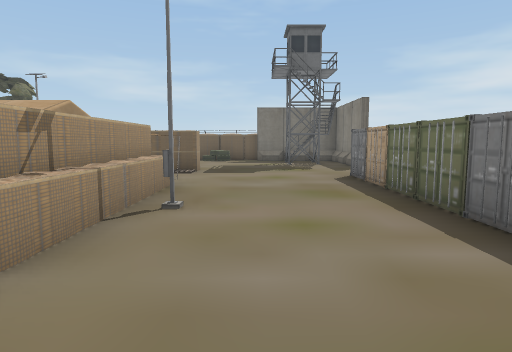
View 1 (above)

22 first-person views from a walk through a scene from a Unity 3-D project. The camera is 1.5 m above the floor, tilts 6° down and sees 75° across. Doors are open. The floor is counted in squares, 2 m on a side. Each view is taken from the middle of a square. On the plan, view 1 faces up. The plan holds only what a view shows up to about 11 squares ahead; the rest is blank. The place goes on beyond the plan.

View 2
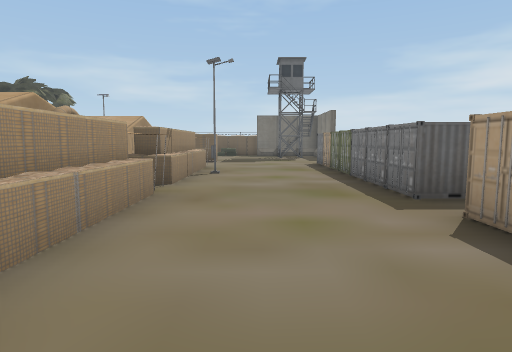

View 3
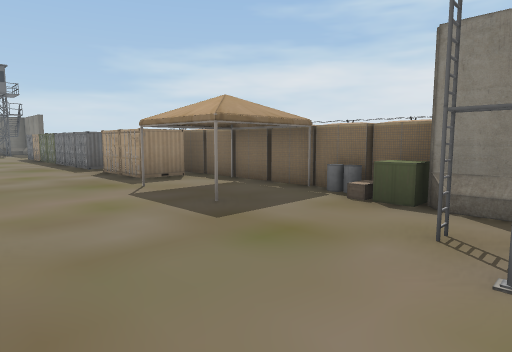

View 4
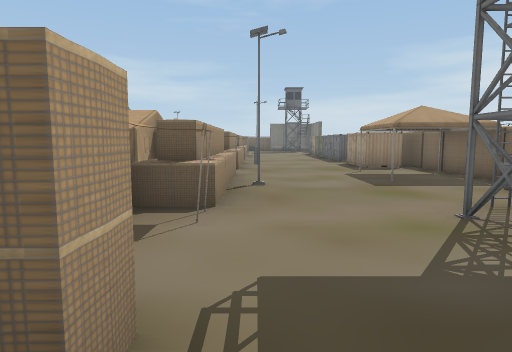

View 5
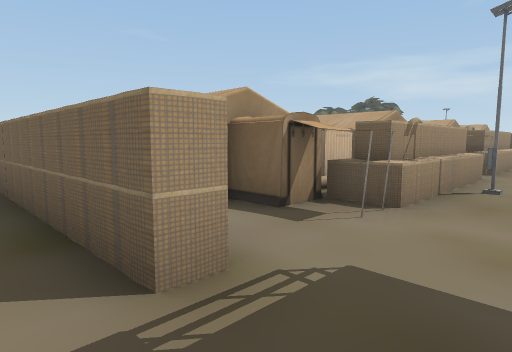

View 6
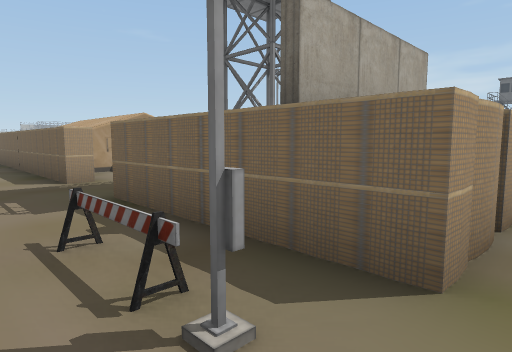

View 7
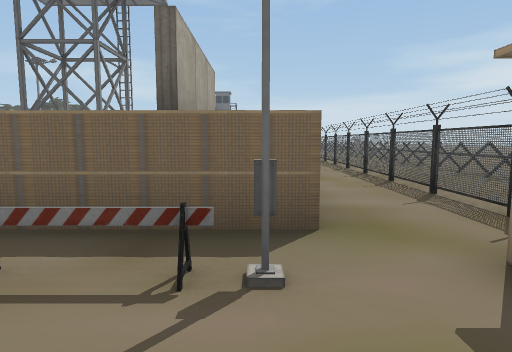

View 8
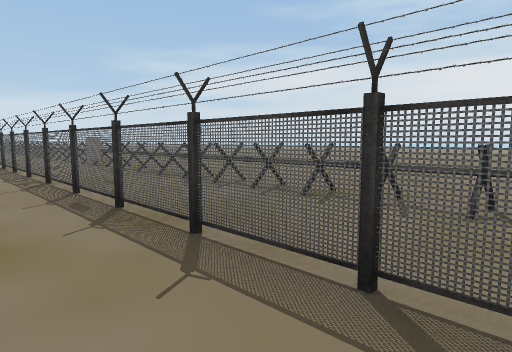

View 9
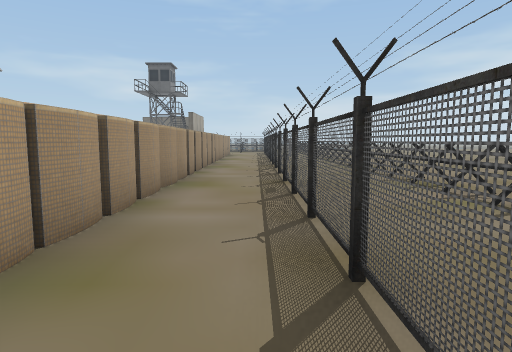

View 10
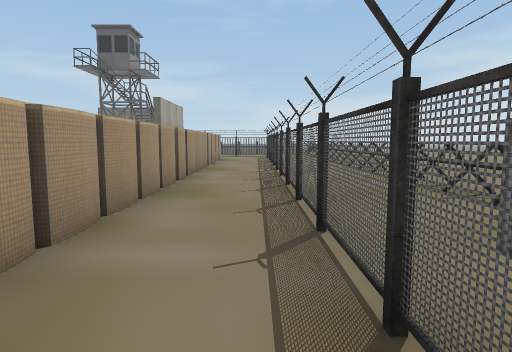

View 11
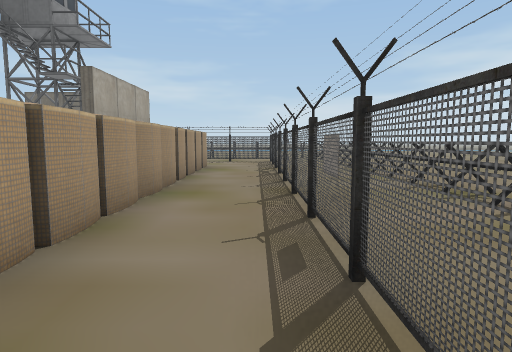

View 12
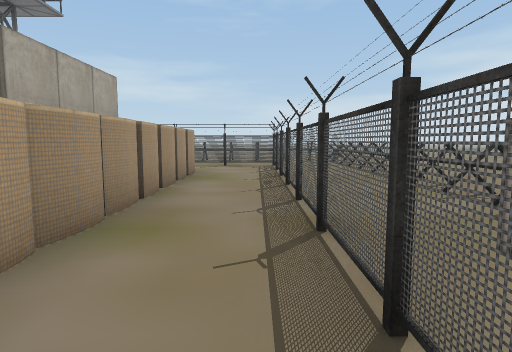

View 13
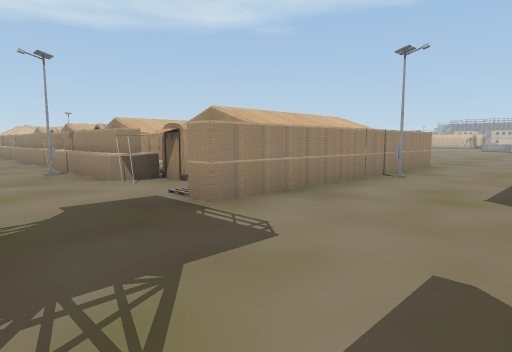

View 14
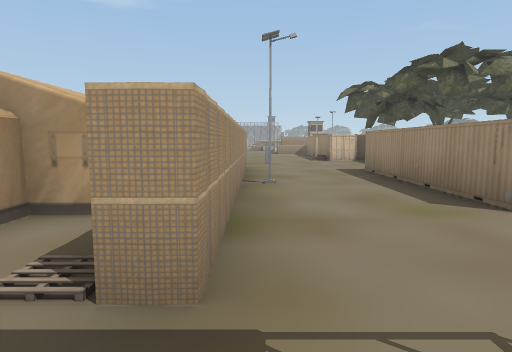

View 15
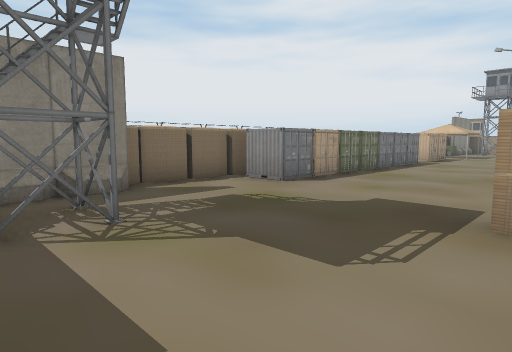

View 16
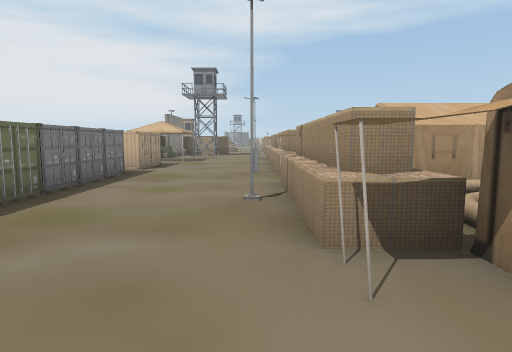

View 17
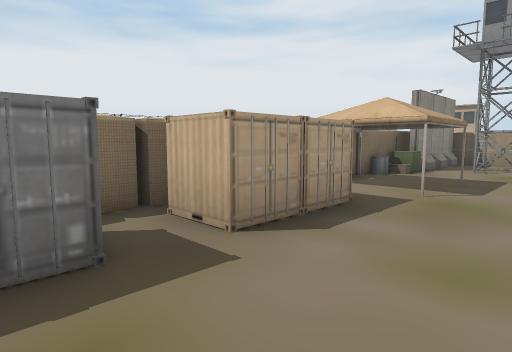

View 18
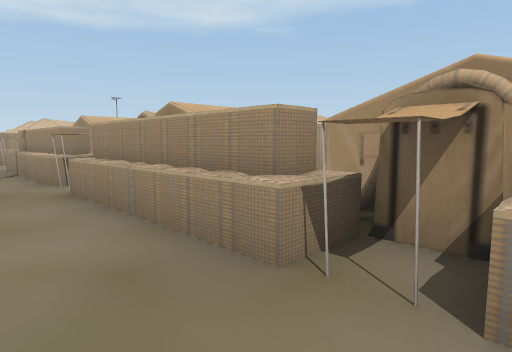

View 19
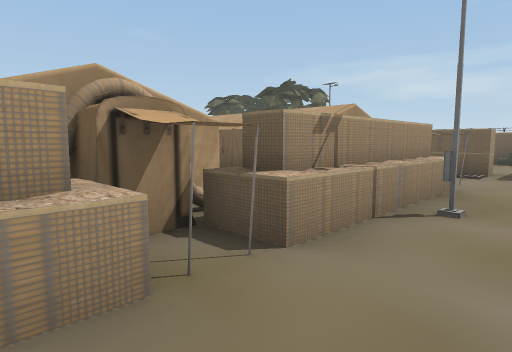

View 20
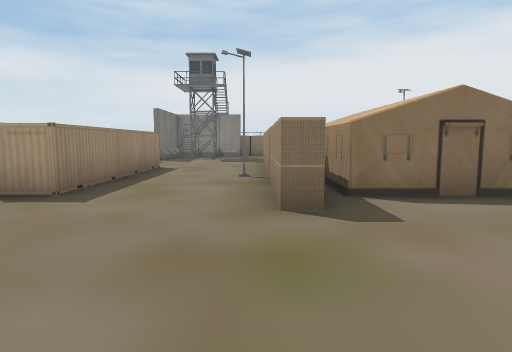

View 21
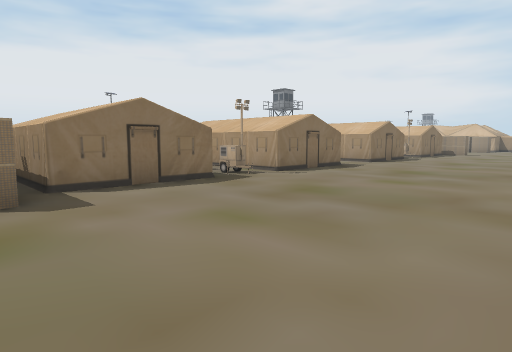

View 22
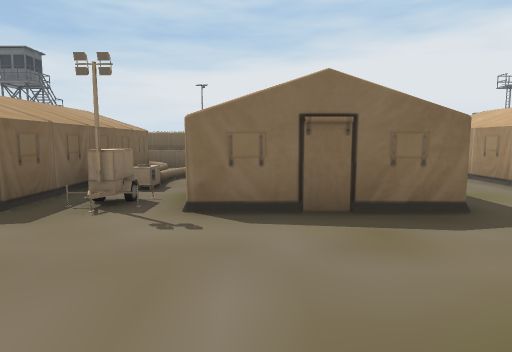

### Floor plan
Points are (right, up) in squares from view 1. A wall is a line through its corners. A room is listed if a view was taken in it or the views show most of it. See-through windows are left out.
Room 1 (views 1, 2, 3, 8, 9, 10, 11, 12, 13, 14, 15, 16, 17, 18, 19)
walls: (-1.7, 0.6) (-1.7, -3.2); (-2.5, 1.6) (-2.5, 0.9); (-2.3, 0.5) (-1.5, 0.5) (-1.5, -3); (-1.5, 4.9) (-1.5, 1.8); (-2.9, 0.9) (-2.8, 0.5); (-2.2, 5.5) (-1.7, 5.5) (-1.7, 1.8); (-1.7, -4.4) (-1.7, -8.2); (-3.4, 7.4) (-3.4, 6.6) (-2.5, 6.6) (-2.5, 5.8); (-2.3, -4.5) (-1.5, -4.5) (-1.5, -5.5); (6.5, 7.4) (6.5, 12.5); (3, 9.6) (3, 11.4); (-1.5, -6.1) (-1.5, -8.2); (6.5, -4.6) (6.5, 5.5); (-1.6, -8) (-2.2, -8); (-2.5, -8.2) (-2.5, -9.1) (-3.5, -9.1); (-8.5, 7.7) (-6.2, 7.7); (-9.4, 8.7) (-1.5, 8.7) (-1.5, 8.3) (-2.6, 8.3); (-3.4, -9.6) (-3.4, -10.1); (1.5, -10.8) (3, -10.8) (3, -7.8); (-2.2, -10.8) (-1.5, -10.8) (-1.5, -11.2); (6.5, -10.6) (6.5, -6.5)
low walls: (-1.7, 1.8) (-2.5, 1.8); (-1.4, -3.3) (-2, -3.3); (-1.7, -8.2) (-2.5, -8.2)
ways out: opening at (-9.7, 11) to room 2; opening at (-7.5, 8) to room 2; opening at (-0.5, -11) to room 2; opening at (5.5, -10) to room 2
objects: other object (-8, 12) to (-4, 12); other object (-6, 9); other object (-2, -9); other object (-2, -4); other object (-2, 1); other object (-2, 6); other object (-1, -6); other object (-1, 4); other object (1, -9) to (2, -9); other object (1, 11) to (2, 12); other object (2, -7); other object (2, -2) to (3, -2); other object (2, -1) to (3, -1); other object (2, 1) to (3, 1); other object (2, 2) to (3, 2); other object (2, 3) to (3, 3); other object (2, 4) to (3, 4); other object (2, 5) to (3, 5); other object (2, 6) to (3, 6); other object (2, 7) to (3, 7); other object (3, -7); other object (3, -6); other object (4, -10); other object (4, -9); other object (4, -8); other object (4, -7); other object (4, -6); other object (4, -5); other object (4, -4); other object (4, -3); other object (4, -2); other object (4, -1); other object (4, 0); other object (4, 1); other object (4, 2); other object (4, 3); other object (4, 4); other object (4, 5); other object (4, 6); other object (4, 7); other object (4, 8); other object (4, 9); other object (4, 10); other object (4, 11); other object (4, 12)
Room 2 (views 4, 5, 6, 7, 20, 21, 22)
walls: (-1.5, -11.2) (-8.4, -11.2); (-6.5, -2.3) (-5.2, -2.3); (-3.4, -4.1) (-3.4, -5.2); (-8.5, -0.2) (-8.5, 2.7) (-5.6, 2.7); (-3.4, 0.5) (-3.4, -0.2); (-2.5, 0.9) (-2.9, 0.9); (4.6, -10.7) (4.5, -11.2) (0.5, -11.2); (-5.6, 4.7) (-8.5, 4.7) (-8.5, 7.7); (-9.4, 8.2) (-9.4, 8.7)
ways out: opening at (-9.7, 11) to room 1; opening at (-7.5, 8) to room 1; opening at (-0.5, -11) to room 1; opening at (5.5, -10) to room 1; opening at (-5, 4) to room 3
objects: other object (-8, 4); other object (-4, -6); other object (-4, -1); other object (3, -12); other object (4, -12); other object (6, -12)
Room 3 (no view inside)
walls: (-3.4, 4.7) (-5.6, 4.7); (-2.2, 4) (-2.2, 5.1); (-5.6, 2.7) (-3.4, 2.7) (-3.4, 2.2); (-2.9, 1.6) (-2.5, 1.6)
low walls: (-2.4, 4) (-2.4, 5.1)
ways out: opening at (-5, 4) to room 2

Where each view was taken, in squares from view 1:
view 1: 0 up, 0 right, facing up
view 2: 4 down, 0 right, facing up
view 3: 9 down, 1 left, facing up-right
view 4: 12 down, 1 left, facing up
view 5: 12 down, 0 right, facing up-left
view 6: 13 down, 5 right, facing up-left
view 7: 14 down, 4 right, facing up
view 8: 10 down, 5 right, facing up-right
view 9: 5 down, 6 right, facing up
view 10: 0 up, 6 right, facing up
view 11: 4 up, 6 right, facing up
view 12: 6 up, 6 right, facing up
view 13: 12 up, 1 right, facing down-left
view 14: 9 up, 0 right, facing left
view 15: 12 up, 2 left, facing down-right
view 16: 8 up, 1 left, facing down
view 17: 1 up, 0 right, facing down-right
view 18: 2 up, 0 right, facing down-left
view 19: 0 up, 0 right, facing up-left
view 20: 9 up, 13 left, facing right
view 21: 9 up, 14 left, facing down-right
view 22: 2 up, 12 left, facing right
